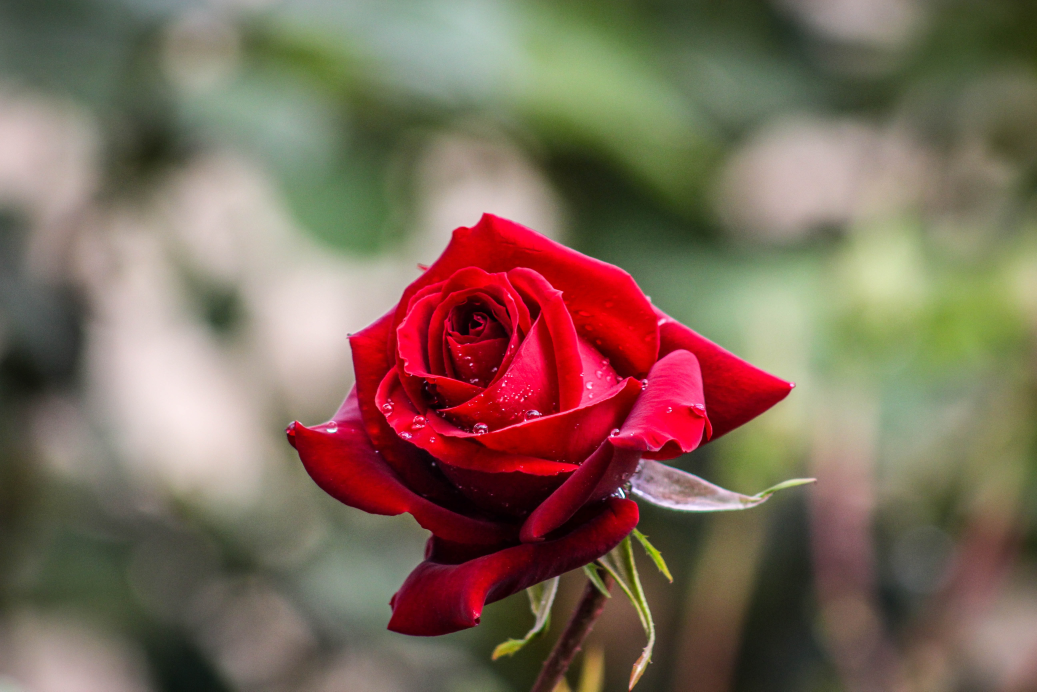
#> input picture car_cascade/n/pexels_photo_1003914.jpeg, 5184 x 3456 px, given in place of the camera (shown at 1/5 size)
$ python EkranaResim_Cizme.py
#> lines starting #> are read from the running program, lines starting #| are printed output that depends on the picture; after the words box and inside, x2 and y2 are one past the last pixel; in counts of white or black regions, pixels touching at a corner belong together
import cv2
import numpy as np
from collections import deque

cap=cv2.VideoCapture(0)
kernel=((5,5),np.uint8)
lower_blue=np.array([100,60,60])
upper_blue=np.array([140,255,255])

blue_points=[deque(maxlen=512)]
green_points=[deque(maxlen=512)]
red_points=[deque(maxlen=512)]
yellow_points=[deque(maxlen=512)]

blue_index=0
green_index=0
red_index=0
yellow_index=0

colors=[(255,0,0),(0,255,0),(0,0,255),(0,255,255)]
color_index=0

paint_Window=np.zeros((471,636,3))+255
paint_Window=cv2.rectangle(paint_Window,(40,1),(140,65),(0,0,0),2)
paint_Window=cv2.rectangle(paint_Window,(160,1),(255,65),colors[0],-1)
paint_Window=cv2.rectangle(paint_Window,(275,1),(370,65),colors[1],-1)
paint_Window=cv2.rectangle(paint_Window,(390,1),(482,65),colors[2],-1)
paint_Window=cv2.rectangle(paint_Window,(505,1),(600,65),colors[3],-1)
font=cv2.FONT_HERSHEY_SIMPLEX
cv2.putText(paint_Window,"Clear All",(49,33),font,0.5,(0,0,0),2,cv2.LINE_AA)
cv2.putText(paint_Window,"Blue",(185,33),font,0.5,(255,255,255),2,cv2.LINE_AA)
cv2.putText(paint_Window,"Green",(298,33),font,0.5,(255,255,255),2,cv2.LINE_AA)
cv2.putText(paint_Window,"Red",(420,33),font,0.5,(255,255,255),2,cv2.LINE_AA)
cv2.putText(paint_Window,"Yelleow",(520,33),font,0.5,(255,255,255),2,cv2.LINE_AA)

cv2.namedWindow("Paint")


while 1:
    ret,frame=cap.read()
#> frame is the input picture: shape (3456, 5184, 3); mean B, G, R 90, 105.5, 126.3
    frame=cv2.flip(frame,1)
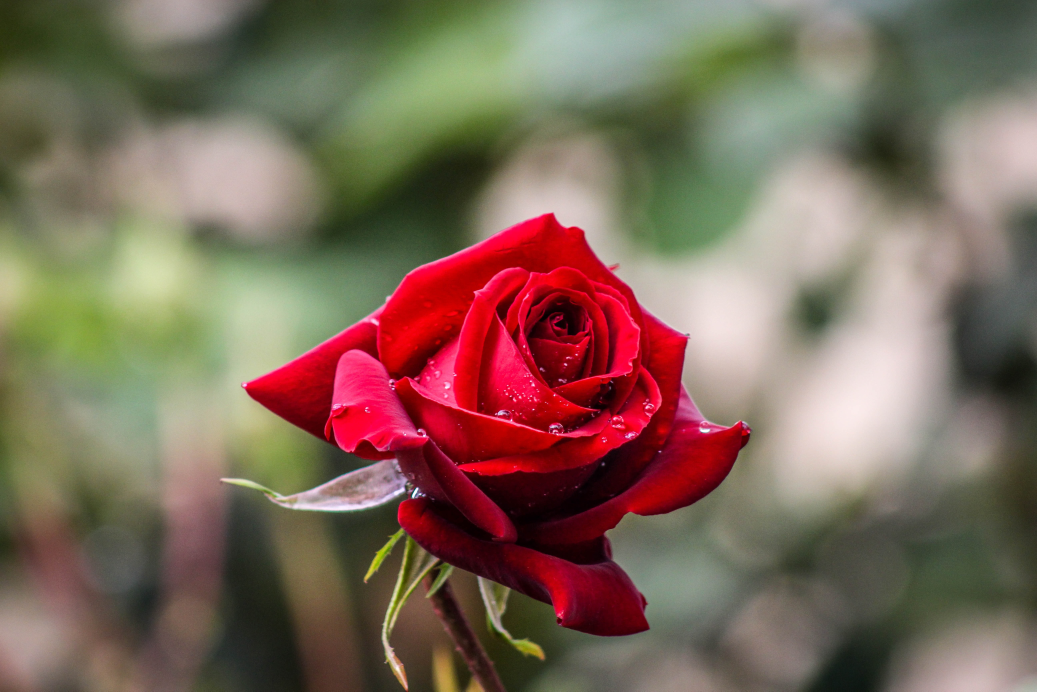
#> frame: shape (3456, 5184, 3) (shown at 1/5 size); mean B, G, R 90, 105.5, 126.3
    hsv=cv2.cvtColor(frame,cv2.COLOR_BGR2HSV)
#> hsv: shape (3456, 5184, 3); mean H, S, V 51.2, 89.1, 132.2
    paint_Window = cv2.rectangle(frame, (40, 1), (140, 65), (0, 0, 0), 2)
    paint_Window = cv2.rectangle(frame, (160, 1), (255, 65), colors[0], -1)
    paint_Window = cv2.rectangle(frame, (275, 1), (370, 65), colors[1], -1)
    paint_Window = cv2.rectangle(frame, (390, 1), (482, 65), colors[2], -1)
    paint_Window = cv2.rectangle(frame, (505, 1), (600, 65), colors[3], -1)

    cv2.putText(frame, "Clear All", (49, 33), font, 0.5, (0, 0, 0), 2, cv2.LINE_AA)
    cv2.putText(frame, "Blue", (185, 33), font, 0.5, (255, 255, 255), 2, cv2.LINE_AA)
    cv2.putText(frame, "Green", (298, 33), font, 0.5, (255, 255, 255), 2, cv2.LINE_AA)
    cv2.putText(frame, "Red", (420, 33), font, 0.5, (255, 255, 255), 2, cv2.LINE_AA)
    cv2.putText(frame, "Yelleow", (520, 33), font, 0.5, (255, 255, 255), 2, cv2.LINE_AA)

    if ret is False:
        break

    mask=cv2.inRange(hsv,lower_blue,upper_blue)
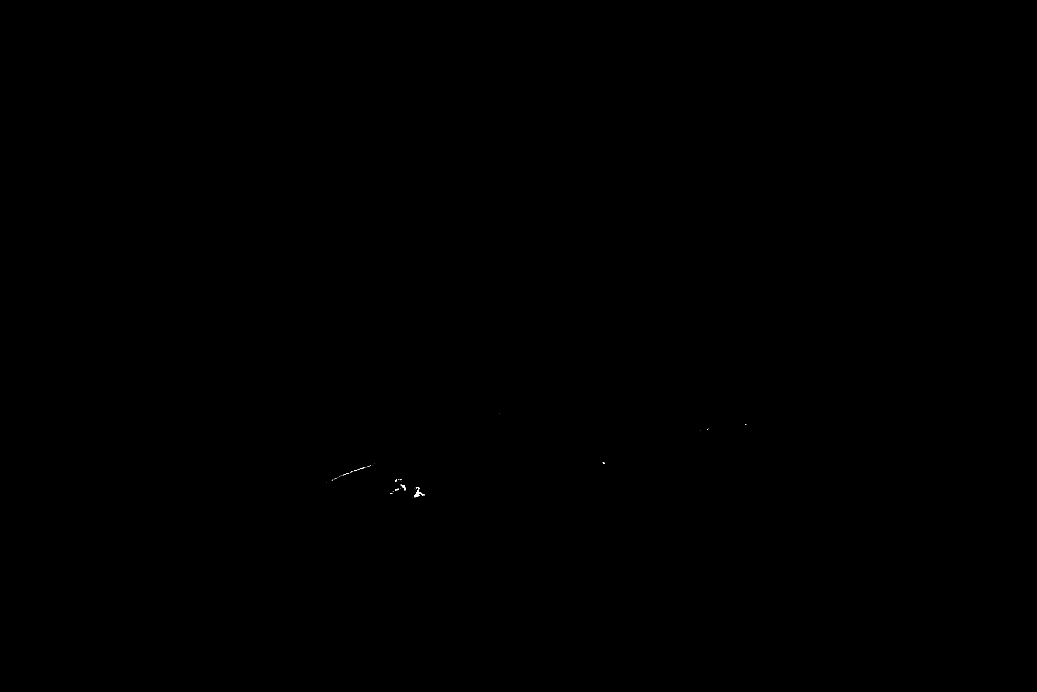
#> mask: shape (3456, 5184) (shown at 1/5 size); 0.01% white; 59 white regions (47 under 20 px), largest, box (x1, y1, x2, y2) and area: (2072, 2450, 2122, 2487) 512, (2009, 2425, 2028, 2452) 164, (1975, 2398, 1984, 2408) 55
#> (the run stopped early here; a loop or call above may not have finished)
